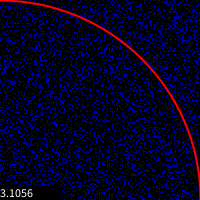
Frame 1 (no input)
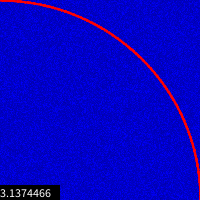
Frame 60 (the mouse pressed at the canvas centre just before this capture)
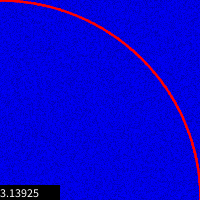
Frame 120 (the mouse held since frame 60 and released just before this capture)

The Processing sketch that drew these frames (run headless with seeded random() and noise(); from frame 60 on, the mouse is pressed at the canvas centre):

// Processing sketch: processing_46718
// ── processing_46718.pde

int total = 0;
int inside = 0;

void setup()
{
  size(200,200);
  background(0);
  frameRate(200);
  noFill();
}

void draw()
{
  stroke(0, 0, (int)random(150, 255));
  strokeWeight(1);
  for(int i = 0; i < 10000; ++i)
  {
    float x = random(1.0);
    float y = random(1.0);
    point((int)(x * width), (int)(y * height));
    
    if(dist(0,0,x,y) < 1.0)
      ++inside;
    ++total;
  }
  
  stroke(255, 0, 0);
  strokeWeight(2);
  noFill();
  arc(0, height, width * 2, height * 2, TWO_PI-PI/2, TWO_PI);
  
  fill(0);
  noStroke();
  rect(0, height - 15, 60, 15);
  
  fill(255);
  text(String.valueOf((float)inside / (float)total * 4.0), 0, height - 3);
}
